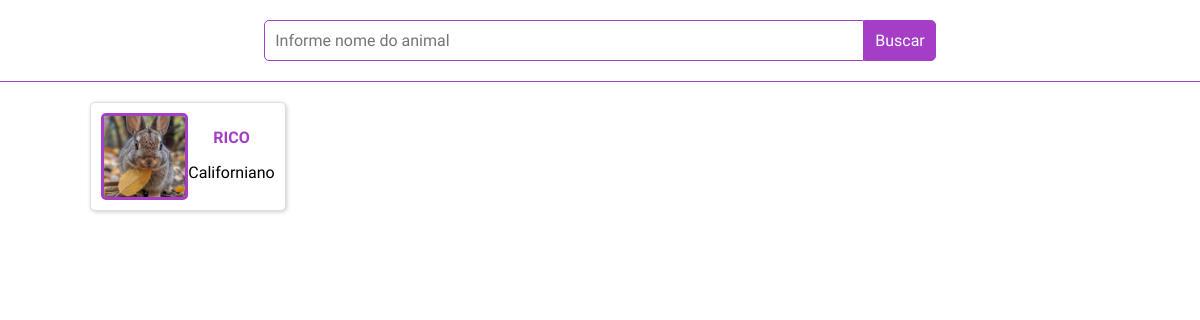
/index.php?valorBusca=Rico, run on the app's committed database.
### tables this page shows
create table animal
(
	cd_animal int,
    nm_animal varchar(100),
    cd_especie int,
    constraint pk_animal primary key (cd_animal),
    constraint fk_animal_especie foreign key (cd_especie)
		references especie(cd_especie)
);

create table especie
(
	cd_especie int,
    nm_especie varchar(50),
    constraint pk_especie primary key(cd_especie)
);

### classes/controllers/AnimalController.php (called while the page is built, shortened)
<?php
class AnimalController {
    function BuscarPeloNome($valor)
    {
        $servidor = 'mysql:host=localhost;dbname=prontuario_vet';
        $usuario = 'root';
        $senha = 'Pa$$w0rd';
        $lista = [];
        try {
            $pdo = new PDO($servidor, $usuario, $senha);
            $pdo->setAttribute(PDO::ATTR_ERRMODE, PDO::ERRMODE_EXCEPTION);
            $cSQL = $pdo->prepare('SELECT cd_animal, nm_animal, cd_especie FROM animal WHERE nm_animal = :nome');
            $cSQL->bindParam('nome', $valor);
            $cSQL->execute();
            while($dados = $cSQL->fetch(PDO::FETCH_ASSOC)) {
                $codigo = $dados['cd_animal'];
                $nome = $dados['nm_animal'];
                $codigoEspecie = $dados['cd_especie'];
                $cSQL_Especie = $pdo->prepare("SELECT nm_especie FROM especie WHERE cd_especie = :codigo");
                $cSQL_Especie->bindParam('codigo', $codigoEspecie);
                $cSQL_Especie->execute();
                $dadosEspecie = $cSQL_Especie->fetch(PDO::FETCH_ASSOC);
                $nomeEspecie = $dadosEspecie['nm_especie'];
                $especie = new Especie($codigoEspecie, $nomeEspecie);
                $animal = new Animal($codigo, $nome, $especie);
                array_push($lista, $animal);
            }
        } catch (PDOException $e) {
            echo 'Erro ao conectar ao banco de dados: ' . $e->getMessage();
        }
        return $lista;
    }
}
?>

### config.php (called while the page is built, shortened)
<?php
    spl_autoload_register(function($nomeClasse) {
        $pastaClasses = "classes/";
        $possiveisCaminhosPasta = [
            $pastaClasses,
            $pastaClasses . "models/",
            $pastaClasses . "views/",
            $pastaClasses . "controllers/"
        ];
        foreach($possiveisCaminhosPasta as $pastaAtual) {
            $nomeArquivo = $pastaAtual . $nomeClasse . ".php";
            if(file_exists($nomeArquivo)) {
                break;
            }
        }
    });
?>

### classes/models/Animal.php (called while the page is built, shortened)
<?php
class Animal {
    function __construct($codigo = null, $nome = null, Especie $especie = null)
    {
        $this->Nome = $nome;
        if($especie != null) {
            $this->Especie = $especie;
        } else {
            $this->Especie = new Especie();
        }
    }
}
?>

### classes/models/Especie.php (called while the page is built, shortened)
<?php
class Especie {
    function __construct($codigo = null, $nome = null)
    {
        $this->Nome = $nome;
    }
}
?>

### classes/views/AnimalView.php (the view, shortened to what this page needs)
<?php
class AnimalView {
    function BuscarPeloNome($valor) {
        $animalController = new AnimalController();
        $listaAnimais = $animalController->BuscarPeloNome($valor);
        if(count($listaAnimais) == 0) {
            echo "<h2>Nenhum animal encontrado com o nome '{$valor}'</h2>";
        } else {
            for($i = 0; $i < count($listaAnimais); $i++) {
                echo "<div class='caixaAnimal'>
                        <a href='atendimento.html'>
                            <img src='images/{$listaAnimais[$i]->Nome}.png'>
                            <div>
                                <h1>{$listaAnimais[$i]->Nome}</h1>
                                <p>{$listaAnimais[$i]->Especie->Nome}</p>
                            </div>
                        </a>
                    </div>";
            }
        }
    }
}
?>

### css/estilo.css (style rules this page uses)
* { box-sizing: border-box; font-family: "SUSE", sans-serif; font-size: 16px; }
body { margin: 0; }
.caixaAnimal { width: calc(20% - 8px); background-color: #fff; border: thin solid #dddddd; border-radius: 5px; box-shadow: 1px 1px 4px rgba(0,0,0,0.2); padding: 10px; }
.caixaAnimal a { text-decoration: none; color: black; display: flex; gap: 10; justify-content: space-between; align-items: center; }
.caixaAnimal > a > div { flex: 1; }
.caixaAnimal > * { text-align: center; }
.caixaAnimal img { width: 50%; border: 3px solid #a43ec7; border-radius: 5px; }
.caixaAnimal h1 { color: #a43ec7; text-transform: uppercase; }

### data on the page
animal: nm_animal (picture), nm_animal "RICO", cd_especie.nm_especie "Californiano"
